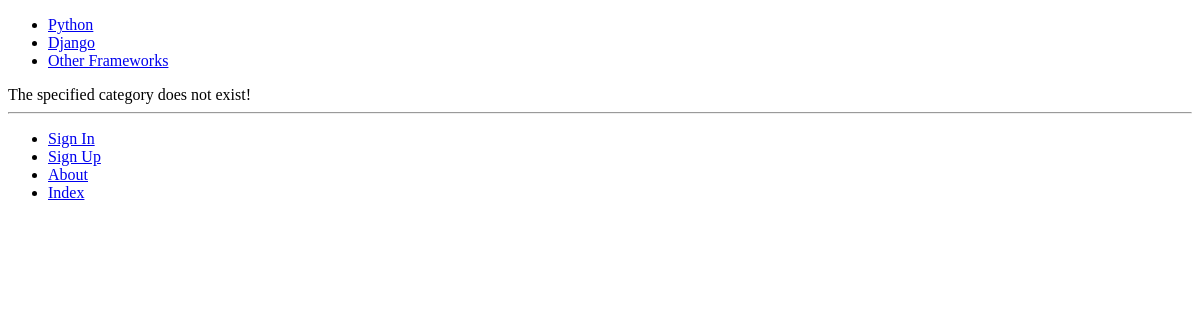
Page /rango/category/pascal/add_page/ on the earlier database version.
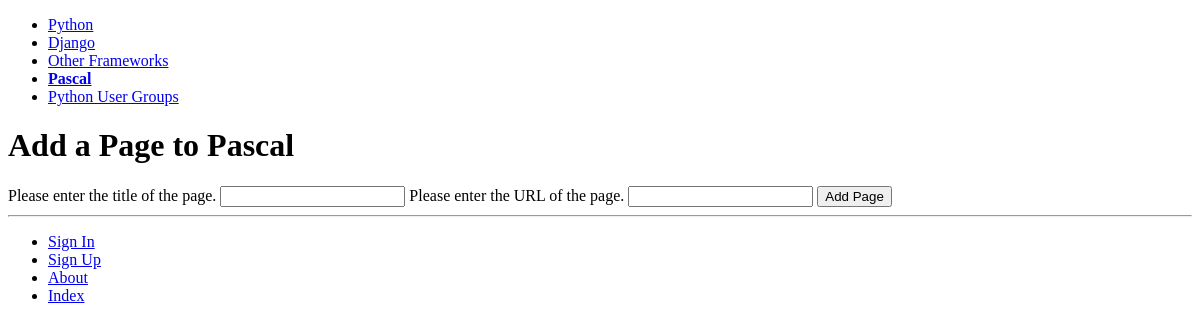
Same page on the later database version.
### rango/models.py (models this page shows, shortened)
class Category (models.Model):
    name = models.CharField(max_length=128, unique=True)
    views = models.IntegerField(default=0)
    likes = models.IntegerField(default=0)
    slug = models.SlugField(unique=True)
    class Meta:
        verbose_name_plural = 'categories'

### rango/views.py (the view, shortened to what this page needs)
# urls.py: url(r'^category/(?P<category_name_slug>[\w\-]+)/add_page/$',
def add_page(request, category_name_slug):
    try:
        category = Category.objects.get(slug=category_name_slug)
    except:
        category = None
    form = PageForm()
    context_dict = {'form':form, 'category':category}
    return render(request, 'rango/add_page.html', context_dict)

### rango/forms.py (shortened to what this page needs)
class PageForm(forms.ModelForm):
    title = forms.CharField(max_length=128,
                            help_text="Please enter the title of the page.")
    url = forms.URLField(max_length=200,
                         help_text="Please enter the URL of the page.")
    views = forms.IntegerField(widget=forms.HiddenInput(), initial=0)
    class Meta:
        model = Page
        exclude = ('category',)

### rango/templatetags/rango_template_tags.py (called while the page is built)
@register.inclusion_tag('rango/cats.html')
def get_category_list(cat=None):
    return {'cats': Category.objects.all(),
            'act_cat': cat}

### templates/rango/add_page.html (shortened to what this page needs)
<!DOCTYPE html>
{% extends 'rango/base.html' %}
{% load staticfiles %}
{% block body_block %}
	{% if category %}
        <h1>Add a Page to {{category.name}}</h1>
        <div>
            <form id="page_form" method="post" action="/rango/category/{{ category.slug }}/add_page/">
                {% for field in form.visible_fields %}
                    {{ field.help_text }}
                    {{ field }}
                {% endfor %}
                <input type="submit" name="submit" value="Add Page" />
            </form>
                {% else %}
		    The specified category does not exist!
	        {% endif %}
        </div>
{% endblock %}

### templates/rango/cats.html (shortened to what this page needs)
<ul>
{% for c in cats %}
    {% if c == act_cat %}
        <li>
        <strong>
            <a href="{% url 'show_category' c.slug %}">{{ c.name }}</a></li>
    {% else %}
        <li>
            <a href="{% url 'show_category' c.slug %}">{{ c.name }}</a>
        </li>
    {% endif %}
{% endfor %}

Differences in the rows shown:
added Category: name "Pascal"
added Category: name "Python User Groups"
Other differences:
form field submit: (not shown) → "Add Page"
text no longer shown: "The specified category does not exist!"
text now shown: "Add a Page to"
new list line: "Please enter the title of the page. "
new list line: "Please enter the URL of the page. "
